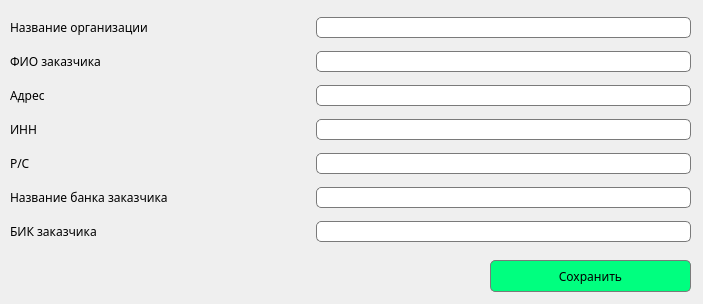
<?xml version="1.0" encoding="UTF-8"?>
<ui version="4.0">
 <class>Form</class>
 <widget class="QWidget" name="Form">
  <property name="geometry">
   <rect>
    <x>0</x>
    <y>0</y>
    <width>703</width>
    <height>304</height>
   </rect>
  </property>
  <property name="windowTitle">
   <string>Form</string>
  </property>
  <widget class="QPushButton" name="pushButton">
   <property name="geometry">
    <rect>
     <x>490</x>
     <y>260</y>
     <width>201</width>
     <height>32</height>
    </rect>
   </property>
   <property name="font">
    <font>
     <family>Montserrat</family>
    </font>
   </property>
   <property name="styleSheet">
    <string notr="true">QPushButton {
	background: rgb(0, 255, 127);
	border: 1px solid rgb(122, 122, 122);
    border-radius: 5px;  /* Установите радиус закругления, например, 10px */
}</string>
   </property>
   <property name="text">
    <string>Сохранить</string>
   </property>
  </widget>
  <widget class="QWidget" name="verticalWidget" native="true">
   <property name="geometry">
    <rect>
     <x>10</x>
     <y>10</y>
     <width>681</width>
     <height>241</height>
    </rect>
   </property>
   <layout class="QVBoxLayout" name="verticalLayout_4">
    <property name="leftMargin">
     <number>0</number>
    </property>
    <property name="topMargin">
     <number>0</number>
    </property>
    <property name="rightMargin">
     <number>0</number>
    </property>
    <property name="bottomMargin">
     <number>0</number>
    </property>
    <item>
     <layout class="QHBoxLayout" name="horizontalLayout_4">
      <item>
       <widget class="QLabel" name="label">
        <property name="minimumSize">
         <size>
          <width>300</width>
          <height>0</height>
         </size>
        </property>
        <property name="font">
         <font>
          <family>Montserrat</family>
         </font>
        </property>
        <property name="text">
         <string>Название организации</string>
        </property>
       </widget>
      </item>
      <item>
       <widget class="QLineEdit" name="lineEdit">
        <property name="font">
         <font>
          <family>Montserrat</family>
         </font>
        </property>
        <property name="styleSheet">
         <string notr="true">QLineEdit{
	border-radius: 5px;
	border: 1px solid rgb(122, 122, 122);
}</string>
        </property>
       </widget>
      </item>
     </layout>
    </item>
    <item>
     <layout class="QHBoxLayout" name="horizontalLayout_5">
      <item>
       <widget class="QLabel" name="label_2">
        <property name="minimumSize">
         <size>
          <width>300</width>
          <height>0</height>
         </size>
        </property>
        <property name="font">
         <font>
          <family>Montserrat</family>
         </font>
        </property>
        <property name="text">
         <string>ФИО заказчика</string>
        </property>
       </widget>
      </item>
      <item>
       <widget class="QLineEdit" name="lineEdit_2">
        <property name="font">
         <font>
          <family>Montserrat</family>
         </font>
        </property>
        <property name="styleSheet">
         <string notr="true">QLineEdit{
	border-radius: 5px;
	border: 1px solid rgb(122, 122, 122);
}</string>
        </property>
       </widget>
      </item>
     </layout>
    </item>
    <item>
     <layout class="QHBoxLayout" name="horizontalLayout_6">
      <item>
       <widget class="QLabel" name="label_3">
        <property name="minimumSize">
         <size>
          <width>300</width>
          <height>0</height>
         </size>
        </property>
        <property name="font">
         <font>
          <family>Montserrat</family>
         </font>
        </property>
        <property name="text">
         <string>Адрес</string>
        </property>
       </widget>
      </item>
      <item>
       <widget class="QLineEdit" name="lineEdit_3">
        <property name="font">
         <font>
          <family>Montserrat</family>
         </font>
        </property>
        <property name="styleSheet">
         <string notr="true">QLineEdit{
	border-radius: 5px;
	border: 1px solid rgb(122, 122, 122);
}</string>
        </property>
       </widget>
      </item>
     </layout>
    </item>
    <item>
     <layout class="QHBoxLayout" name="horizontalLayout_7">
      <item>
       <widget class="QLabel" name="label_4">
        <property name="minimumSize">
         <size>
          <width>300</width>
          <height>0</height>
         </size>
        </property>
        <property name="font">
         <font>
          <family>Montserrat</family>
         </font>
        </property>
        <property name="text">
         <string>ИНН</string>
        </property>
       </widget>
      </item>
      <item>
       <widget class="QLineEdit" name="lineEdit_4">
        <property name="font">
         <font>
          <family>Montserrat</family>
         </font>
        </property>
        <property name="styleSheet">
         <string notr="true">QLineEdit{
	border-radius: 5px;
	border: 1px solid rgb(122, 122, 122);
}</string>
        </property>
       </widget>
      </item>
     </layout>
    </item>
    <item>
     <layout class="QHBoxLayout" name="horizontalLayout_8">
      <item>
       <widget class="QLabel" name="label_5">
        <property name="minimumSize">
         <size>
          <width>300</width>
          <height>0</height>
         </size>
        </property>
        <property name="font">
         <font>
          <family>Montserrat</family>
         </font>
        </property>
        <property name="text">
         <string>Р/С</string>
        </property>
       </widget>
      </item>
      <item>
       <widget class="QLineEdit" name="lineEdit_5">
        <property name="font">
         <font>
          <family>Montserrat</family>
         </font>
        </property>
        <property name="styleSheet">
         <string notr="true">QLineEdit{
	border-radius: 5px;
	border: 1px solid rgb(122, 122, 122);
}</string>
        </property>
       </widget>
      </item>
     </layout>
    </item>
    <item>
     <layout class="QHBoxLayout" name="horizontalLayout_10">
      <item>
       <widget class="QLabel" name="label_7">
        <property name="minimumSize">
         <size>
          <width>300</width>
          <height>0</height>
         </size>
        </property>
        <property name="font">
         <font>
          <family>Montserrat</family>
         </font>
        </property>
        <property name="text">
         <string>Название банка заказчика</string>
        </property>
       </widget>
      </item>
      <item>
       <widget class="QLineEdit" name="lineEdit_7">
        <property name="font">
         <font>
          <family>Montserrat</family>
         </font>
        </property>
        <property name="styleSheet">
         <string notr="true">QLineEdit{
	border-radius: 5px;
	border: 1px solid rgb(122, 122, 122);
}</string>
        </property>
       </widget>
      </item>
     </layout>
    </item>
    <item>
     <layout class="QHBoxLayout" name="horizontalLayout_9">
      <item>
       <widget class="QLabel" name="label_6">
        <property name="minimumSize">
         <size>
          <width>300</width>
          <height>0</height>
         </size>
        </property>
        <property name="font">
         <font>
          <family>Montserrat</family>
         </font>
        </property>
        <property name="text">
         <string>БИК заказчика</string>
        </property>
       </widget>
      </item>
      <item>
       <widget class="QLineEdit" name="lineEdit_6">
        <property name="font">
         <font>
          <family>Montserrat</family>
         </font>
        </property>
        <property name="styleSheet">
         <string notr="true">QLineEdit{
	border-radius: 5px;
	border: 1px solid rgb(122, 122, 122);
}</string>
        </property>
       </widget>
      </item>
     </layout>
    </item>
   </layout>
  </widget>
 </widget>
 <resources/>
 <connections/>
</ui>
